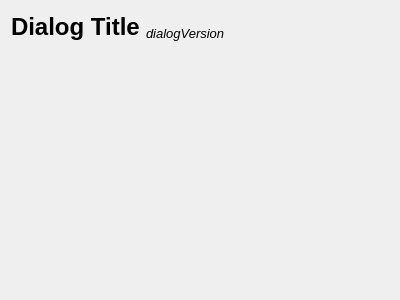
<?xml version="1.0" encoding="UTF-8"?>
<ui version="4.0">
 <class>pluginDialog</class>
 <widget class="QWidget" name="pluginDialog">
  <property name="geometry">
   <rect>
    <x>0</x>
    <y>0</y>
    <width>400</width>
    <height>300</height>
   </rect>
  </property>
  <property name="windowTitle">
   <string>Form</string>
  </property>
  <layout class="QVBoxLayout" name="pluginLayout">
   <item>
    <widget class="QWidget" name="titleWidget" native="true">
     <property name="maximumSize">
      <size>
       <width>16777215</width>
       <height>30</height>
      </size>
     </property>
     <layout class="QHBoxLayout" name="titleLayout">
      <property name="leftMargin">
       <number>0</number>
      </property>
      <property name="topMargin">
       <number>0</number>
      </property>
      <property name="rightMargin">
       <number>0</number>
      </property>
      <property name="bottomMargin">
       <number>0</number>
      </property>
      <item>
       <widget class="QLabel" name="dialogTitleLabel">
        <property name="sizePolicy">
         <sizepolicy hsizetype="Minimum" vsizetype="Preferred">
          <horstretch>0</horstretch>
          <verstretch>0</verstretch>
         </sizepolicy>
        </property>
        <property name="font">
         <font>
          <pointsize>18</pointsize>
          <weight>75</weight>
          <bold>true</bold>
         </font>
        </property>
        <property name="text">
         <string>Dialog Title</string>
        </property>
        <property name="alignment">
         <set>Qt::AlignBottom|Qt::AlignLeading|Qt::AlignLeft</set>
        </property>
       </widget>
      </item>
      <item>
       <widget class="QLabel" name="dialogVersionLabel">
        <property name="sizePolicy">
         <sizepolicy hsizetype="MinimumExpanding" vsizetype="Preferred">
          <horstretch>0</horstretch>
          <verstretch>0</verstretch>
         </sizepolicy>
        </property>
        <property name="font">
         <font>
          <pointsize>10</pointsize>
          <italic>true</italic>
         </font>
        </property>
        <property name="text">
         <string>dialogVersion</string>
        </property>
        <property name="alignment">
         <set>Qt::AlignBottom|Qt::AlignLeading|Qt::AlignLeft</set>
        </property>
       </widget>
      </item>
     </layout>
    </widget>
   </item>
   <item>
    <widget class="QWidget" name="contentWidget" native="true">
     <layout class="QVBoxLayout" name="contentLayout">
      <property name="spacing">
       <number>0</number>
      </property>
      <property name="leftMargin">
       <number>0</number>
      </property>
      <property name="topMargin">
       <number>0</number>
      </property>
      <property name="rightMargin">
       <number>0</number>
      </property>
      <property name="bottomMargin">
       <number>0</number>
      </property>
     </layout>
    </widget>
   </item>
  </layout>
 </widget>
 <resources/>
 <connections/>
</ui>
